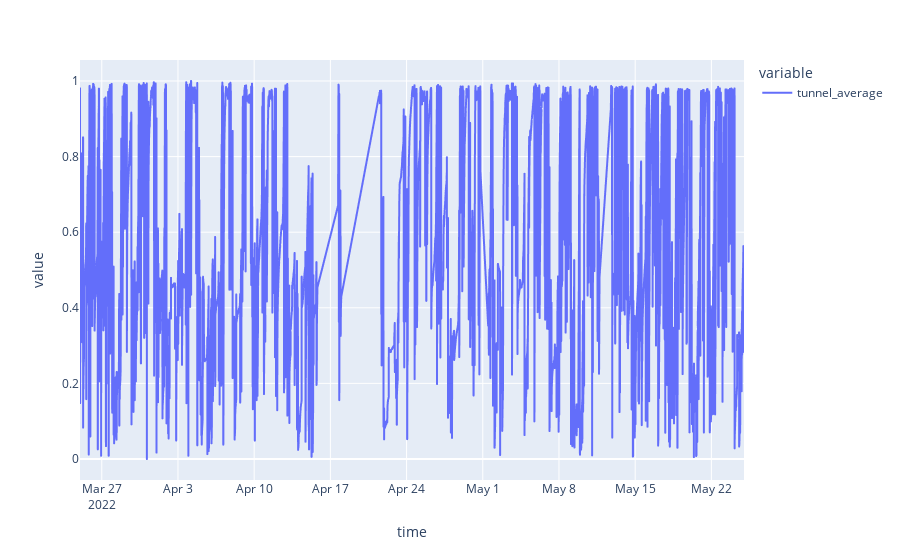

Notebook code cell kept with this figure:
### Code cell
fig = px.line(norm_data[2])
fig.show()

### Figure 1 — Plotly figure (JSON) as saved in the notebook; plotly's stock layout.template omitted (floating-point values rounded to 4 significant figures; data arrays with more than 128 entries replaced by an {"elided": "..."} marker saying what was removed)
{"data": [{"hovertemplate": "variable=tunnel_average<br>time=%{x}<br>value=%{y}<extra></extra>", "legendgroup": "tunnel_average", "line": {"color": "#636efa", "dash": "solid"}, "marker": {"symbol": "circle"}, "mode": "lines", "name": "tunnel_average", "showlegend": true, "type": "scattergl", "x": {"elided": "17568 str values"}, "xaxis": "x", "y": {"elided": "17568 float values"}, "yaxis": "y"}], "layout": {"legend": {"title": {"text": "variable"}, "tracegroupgap": 0}, "margin": {"t": 60}, "xaxis": {"anchor": "y", "domain": [0, 1], "title": {"text": "time"}}, "yaxis": {"anchor": "x", "domain": [0, 1], "title": {"text": "value"}}}}
